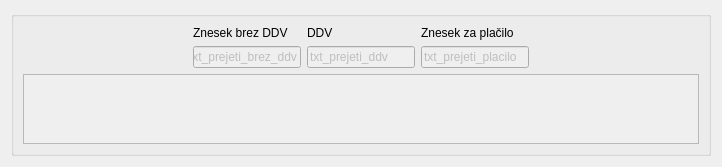
     <widget class="QWidget" name="tab_prejeti_racuni">
      <attribute name="title">
       <string>Prejeti računi</string>
      </attribute>
      <layout class="QGridLayout" name="gridLayout_4">
       <item row="0" column="0">
        <widget class="QGroupBox" name="groupBox_8">
         <property name="minimumSize">
          <size>
           <width>700</width>
           <height>0</height>
          </size>
         </property>
         <property name="title">
          <string/>
         </property>
         <layout class="QGridLayout" name="gridLayout_10">
          <item row="1" column="0">
           <widget class="QScrollArea" name="wid_prejeti_racuni">
            <property name="widgetResizable">
             <bool>true</bool>
            </property>
            <widget class="QWidget" name="scrollAreaWidgetContents_2">
             <property name="geometry">
              <rect>
               <x>0</x>
               <y>0</y>
               <width>701</width>
               <height>441</height>
              </rect>
             </property>
            </widget>
           </widget>
          </item>
          <item row="0" column="0">
           <layout class="QHBoxLayout" name="horizontalLayout_6">
            <item>
             <spacer name="horizontalSpacer_9">
              <property name="orientation">
               <enum>Qt::Horizontal</enum>
              </property>
              <property name="sizeHint" stdset="0">
               <size>
                <width>40</width>
                <height>20</height>
               </size>
              </property>
             </spacer>
            </item>
            <item>
             <layout class="QGridLayout" name="gridLayout_3">
              <item row="0" column="1">
               <widget class="QLabel" name="label_13">
                <property name="text">
                 <string>DDV</string>
                </property>
               </widget>
              </item>
              <item row="0" column="2">
               <widget class="QLabel" name="label_15">
                <property name="text">
                 <string>Znesek za plačilo</string>
                </property>
               </widget>
              </item>
              <item row="1" column="1">
               <widget class="QLineEdit" name="txt_prejeti_ddv">
                <property name="enabled">
                 <bool>false</bool>
                </property>
                <property name="text">
                 <string>txt_prejeti_ddv</string>
                </property>
               </widget>
              </item>
              <item row="1" column="2">
               <widget class="QLineEdit" name="txt_prejeti_placilo">
                <property name="enabled">
                 <bool>false</bool>
                </property>
                <property name="text">
                 <string>txt_prejeti_placilo</string>
                </property>
               </widget>
              </item>
              <item row="0" column="0">
               <widget class="QLabel" name="label_12">
                <property name="text">
                 <string>Znesek brez DDV</string>
                </property>
               </widget>
              </item>
              <item row="1" column="0">
               <widget class="QLineEdit" name="txt_prejeti_brez_ddv">
                <property name="enabled">
                 <bool>false</bool>
                </property>
                <property name="text">
                 <string>txt_prejeti_brez_ddv</string>
                </property>
               </widget>
              </item>
             </layout>
            </item>
            <item>
             <spacer name="horizontalSpacer_10">
              <property name="orientation">
               <enum>Qt::Horizontal</enum>
              </property>
              <property name="sizeHint" stdset="0">
               <size>
                <width>40</width>
                <height>20</height>
               </size>
              </property>
             </spacer>
            </item>
           </layout>
          </item>
         </layout>
        </widget>
       </item>
      </layout>
     </widget>
